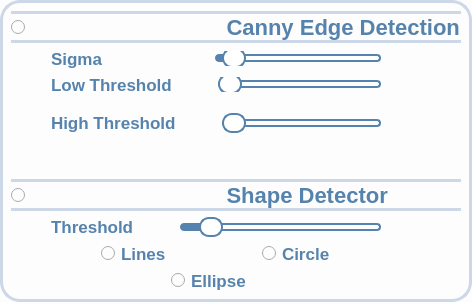
              <widget class="QWidget" name="widget_11" native="true">
               <property name="sizePolicy">
                <sizepolicy hsizetype="Expanding" vsizetype="Expanding">
                 <horstretch>0</horstretch>
                 <verstretch>0</verstretch>
                </sizepolicy>
               </property>
               <property name="styleSheet">
                <string notr="true">
background:#fdfdfd;
  border: 3px solid #ccd8e8;
  border-radius: 20px;</string>
               </property>
               <layout class="QHBoxLayout" name="horizontalLayout_50">
                <item>
                 <layout class="QVBoxLayout" name="verticalLayout_13">
                  <item>
                   <widget class="QRadioButton" name="RadioButton_CannyEdge">
                    <property name="font">
                     <font>
                      <pointsize>-1</pointsize>
                      <weight>75</weight>
                      <bold>true</bold>
                     </font>
                    </property>
                    <property name="styleSheet">
                     <string notr="true">Font-size:22px;
font-weight:bold;
background:#fdfdfd;
color:#5583ad;
 border-top: 3px solid #ccd8e8;
 border-bottom: 3px solid#ccd8e8;
border-left:None;
border-right:None;
</string>
                    </property>
                    <property name="text">
                     <string>                                Canny Edge Detection</string>
                    </property>
                    <property name="checked">
                     <bool>false</bool>
                    </property>
                   </widget>
                  </item>
                  <item>
                   <layout class="QHBoxLayout" name="horizontalLayout_51"/>
                  </item>
                  <item>
                   <layout class="QHBoxLayout" name="horizontalLayout_52">
                    <item>
                     <spacer name="horizontalSpacer_22">
                      <property name="orientation">
                       <enum>Qt::Vertical</enum>
                      </property>
                      <property name="sizeHint" stdset="0">
                       <size>
                        <width>40</width>
                        <height>20</height>
                       </size>
                      </property>
                     </spacer>
                    </item>
                    <item>
                     <widget class="QLabel" name="label_param_1">
                      <property name="font">
                       <font>
                        <pointsize>-1</pointsize>
                        <weight>75</weight>
                        <bold>true</bold>
                       </font>
                      </property>
                      <property name="styleSheet">
                       <string notr="true">Font-size:17px;
font-weight:bold;
background:#fdfdfd;
color:#5583ad;

border:None;</string>
                      </property>
                      <property name="text">
                       <string>Sigma              </string>
                      </property>
                     </widget>
                    </item>
                    <item>
                     <spacer name="horizontalSpacer_29">
                      <property name="orientation">
                       <enum>Qt::Vertical</enum>
                      </property>
                      <property name="sizeHint" stdset="0">
                       <size>
                        <width>40</width>
                        <height>20</height>
                       </size>
                      </property>
                     </spacer>
                    </item>
                    <item>
                     <widget class="QSlider" name="slider_Sigma">
                      <property name="styleSheet">
                       <string notr="true">
QSlider {
    background: transparent; /* Make the entire slider background transparent */
    border:None;
}


QSlider::groove:horizontal {
    height: 8px;
    background: :rgba(158,177,175,255); /* Lighter shade of the dark color */
    border-radius: 4px;
}

QSlider::handle:horizontal {
    background:  white; /* Mid-tone between the dark and lighter colors */
    border: 2px solid #5583ad; /* Matches groove */
    width: 20px;
    height: 20px;
    margin: -6px 0;
    border-radius: 10px;
}

QSlider::sub-page:horizontal {
    background: #5583ad; /* Matches handle */
    border-radius: 4px;
}

QSlider::add-page:horizontal {
   
    border:2px solid #5583ad;
    border-radius: 4px;
}

</string>
                      </property>
                      <property name="minimum">
                       <number>5</number>
                      </property>
                      <property name="maximum">
                       <number>100</number>
                      </property>
                      <property name="singleStep">
                       <number>5</number>
                      </property>
                      <property name="value">
                       <number>10</number>
                      </property>
                      <property name="orientation">
                       <enum>Qt::Horizontal</enum>
                      </property>
                     </widget>
                    </item>
                    <item>
                     <spacer name="horizontalSpacer_32">
                      <property name="orientation">
                       <enum>Qt::Vertical</enum>
                      </property>
                      <property name="sizeHint" stdset="0">
                       <size>
                        <width>40</width>
                        <height>20</height>
                       </size>
                      </property>
                     </spacer>
                    </item>
                    <item>
                     <spacer name="horizontalSpacer_26">
                      <property name="orientation">
                       <enum>Qt::Vertical</enum>
                      </property>
                      <property name="sizeHint" stdset="0">
                       <size>
                        <width>40</width>
                        <height>20</height>
                       </size>
                      </property>
                     </spacer>
                    </item>
                   </layout>
                  </item>
                  <item>
                   <layout class="QHBoxLayout" name="horizontalLayout_53">
                    <item>
                     <spacer name="horizontalSpacer_24">
                      <property name="orientation">
                       <enum>Qt::Vertical</enum>
                      </property>
                      <property name="sizeHint" stdset="0">
                       <size>
                        <width>40</width>
                        <height>20</height>
                       </size>
                      </property>
                     </spacer>
                    </item>
                    <item>
                     <widget class="QLabel" name="label_param_2">
                      <property name="font">
                       <font>
                        <pointsize>-1</pointsize>
                        <weight>75</weight>
                        <bold>true</bold>
                       </font>
                      </property>
                      <property name="styleSheet">
                       <string notr="true">Font-size:17px;
font-weight:bold;
background:#fdfdfd;
color:#5583ad;
border:None;</string>
                      </property>
                      <property name="text">
                       <string>Low Threshold</string>
                      </property>
                     </widget>
                    </item>
                    <item>
                     <spacer name="horizontalSpacer_27">
                      <property name="orientation">
                       <enum>Qt::Vertical</enum>
                      </property>
                      <property name="sizeHint" stdset="0">
                       <size>
                        <width>40</width>
                        <height>20</height>
                       </size>
                      </property>
                     </spacer>
                    </item>
                    <item>
                     <widget class="QSlider" name="slider_LowThreshold">
                      <property name="styleSheet">
                       <string notr="true">
QSlider {
    background: transparent; /* Make the entire slider background transparent */
    border:None;
}


QSlider::groove:horizontal {
    height: 8px;
    background: :rgba(158,177,175,255); /* Lighter shade of the dark color */
    border-radius: 4px;
}

QSlider::handle:horizontal {
    background:  white; /* Mid-tone between the dark and lighter colors */
    border: 2px solid #5583ad; /* Matches groove */
    width: 20px;
    height: 20px;
    margin: -6px 0;
    border-radius: 10px;
}

QSlider::sub-page:horizontal {
    background: #5583ad; /* Matches handle */
    border-radius: 4px;
}

QSlider::add-page:horizontal {
   
    border:2px solid #5583ad;
    border-radius: 4px;
}

</string>
                      </property>
                      <property name="minimum">
                       <number>10</number>
                      </property>
                      <property name="maximum">
                       <number>50</number>
                      </property>
                      <property name="singleStep">
                       <number>5</number>
                      </property>
                      <property name="pageStep">
                       <number>10</number>
                      </property>
                      <property name="value">
                       <number>10</number>
                      </property>
                      <property name="tracking">
                       <bool>true</bool>
                      </property>
                      <property name="orientation">
                       <enum>Qt::Horizontal</enum>
                      </property>
                     </widget>
                    </item>
                    <item>
                     <spacer name="horizontalSpacer_33">
                      <property name="orientation">
                       <enum>Qt::Vertical</enum>
                      </property>
                      <property name="sizeHint" stdset="0">
                       <size>
                        <width>40</width>
                        <height>20</height>
                       </size>
                      </property>
                     </spacer>
                    </item>
                    <item>
                     <spacer name="horizontalSpacer_25">
                      <property name="orientation">
                       <enum>Qt::Vertical</enum>
                      </property>
                      <property name="sizeHint" stdset="0">
                       <size>
                        <width>40</width>
                        <height>20</height>
                       </size>
                      </property>
                     </spacer>
                    </item>
                   </layout>
                  </item>
                  <item>
                   <widget class="Line" name="line_15">
                    <property name="font">
                     <font>
                      <pointsize>5</pointsize>
                     </font>
                    </property>
                    <property name="styleSheet">
                     <string notr="true">border: 1px solid black;</string>
                    </property>
                    <property name="lineWidth">
                     <number>0</number>
                    </property>
                    <property name="orientation">
                     <enum>Qt::Vertical</enum>
                    </property>
                   </widget>
                  </item>
                  <item>
                   <widget class="Line" name="line_16">
                    <property name="styleSheet">
                     <string notr="true">border: 0.5px solid black;</string>
                    </property>
                    <property name="orientation">
                     <enum>Qt::Vertical</enum>
                    </property>
                   </widget>
                  </item>
                  <item>
                   <layout class="QHBoxLayout" name="horizontalLayout_56">
                    <item>
                     <spacer name="horizontalSpacer_34">
                      <property name="orientation">
                       <enum>Qt::Vertical</enum>
                      </property>
                      <property name="sizeHint" stdset="0">
                       <size>
                        <width>40</width>
                        <height>20</height>
                       </size>
                      </property>
                     </spacer>
                    </item>
                    <item>
                     <widget class="QLabel" name="label_param_5">
                      <property name="font">
                       <font>
                        <pointsize>-1</pointsize>
                        <weight>75</weight>
                        <bold>true</bold>
                       </font>
                      </property>
                      <property name="styleSheet">
                       <string notr="true">Font-size:17px;
font-weight:bold;
background:#fdfdfd;
color:#5583ad;
border:None;</string>
                      </property>
                      <property name="text">
                       <string>High Threshold</string>
                      </property>
                     </widget>
                    </item>
                    <item>
                     <spacer name="horizontalSpacer_31">
                      <property name="orientation">
                       <enum>Qt::Vertical</enum>
                      </property>
                      <property name="sizeHint" stdset="0">
                       <size>
                        <width>40</width>
                        <height>20</height>
                       </size>
                      </property>
                     </spacer>
                    </item>
                    <item>
                     <widget class="QSlider" name="slider_HighThreshold">
                      <property name="styleSheet">
                       <string notr="true">
QSlider {
    background: transparent; /* Make the entire slider background transparent */
    border:None;
}


QSlider::groove:horizontal {
    height: 8px;
    background: :rgba(158,177,175,255); /* Lighter shade of the dark color */
    border-radius: 4px;
}

QSlider::handle:horizontal {
    background:  white; /* Mid-tone between the dark and lighter colors */
    border: 2px solid #5583ad; /* Matches groove */
    width: 20px;
    height: 20px;
    margin: -6px 0;
    border-radius: 10px;
}

QSlider::sub-page:horizontal {
    background: #5583ad; /* Matches handle */
    border-radius: 4px;
}

QSlider::add-page:horizontal {
   
    border:2px solid #5583ad;
    border-radius: 4px;
}

</string>
                      </property>
                      <property name="minimum">
                       <number>10</number>
                      </property>
                      <property name="maximum">
                       <number>50</number>
                      </property>
                      <property name="singleStep">
                       <number>5</number>
                      </property>
                      <property name="pageStep">
                       <number>10</number>
                      </property>
                      <property name="value">
                       <number>10</number>
                      </property>
                      <property name="orientation">
                       <enum>Qt::Horizontal</enum>
                      </property>
                      <property name="tickPosition">
                       <enum>QSlider::TicksBelow</enum>
                      </property>
                     </widget>
                    </item>
                    <item>
                     <spacer name="horizontalSpacer_35">
                      <property name="orientation">
                       <enum>Qt::Vertical</enum>
                      </property>
                      <property name="sizeHint" stdset="0">
                       <size>
                        <width>40</width>
                        <height>20</height>
                       </size>
                      </property>
                     </spacer>
                    </item>
                    <item>
                     <spacer name="horizontalSpacer_36">
                      <property name="orientation">
                       <enum>Qt::Vertical</enum>
                      </property>
                      <property name="sizeHint" stdset="0">
                       <size>
                        <width>40</width>
                        <height>20</height>
                       </size>
                      </property>
                     </spacer>
                    </item>
                   </layout>
                  </item>
                  <item>
                   <spacer name="verticalSpacer_16">
                    <property name="orientation">
                     <enum>Qt::Vertical</enum>
                    </property>
                    <property name="sizeHint" stdset="0">
                     <size>
                      <width>20</width>
                      <height>40</height>
                     </size>
                    </property>
                   </spacer>
                  </item>
                  <item>
                   <widget class="QRadioButton" name="RadioButton_ShapeDetector">
                    <property name="font">
                     <font>
                      <pointsize>-1</pointsize>
                      <weight>75</weight>
                      <bold>true</bold>
                     </font>
                    </property>
                    <property name="styleSheet">
                     <string notr="true">Font-size:22px;
font-weight:bold;
background:#fdfdfd;
color:#5583ad;
 border-top: 3px solid #ccd8e8;
 border-bottom: 3px solid#ccd8e8;
border-left:None;
border-right:None;
</string>
                    </property>
                    <property name="text">
                     <string>                                Shape Detector</string>
                    </property>
                    <property name="checked">
                     <bool>false</bool>
                    </property>
                   </widget>
                  </item>
                  <item>
                   <layout class="QHBoxLayout" name="horizontalLayout_57">
                    <item>
                     <spacer name="horizontalSpacer_51">
                      <property name="orientation">
                       <enum>Qt::Vertical</enum>
                      </property>
                      <property name="sizeHint" stdset="0">
                       <size>
                        <width>40</width>
                        <height>20</height>
                       </size>
                      </property>
                     </spacer>
                    </item>
                    <item>
                     <widget class="QLabel" name="label_param_9">
                      <property name="font">
                       <font>
                        <pointsize>-1</pointsize>
                        <weight>75</weight>
                        <bold>true</bold>
                       </font>
                      </property>
                      <property name="styleSheet">
                       <string notr="true">Font-size:17px;
font-weight:bold;
background:#fdfdfd;
color:#5583ad;
border:None;</string>
                      </property>
                      <property name="text">
                       <string>Threshold</string>
                      </property>
                     </widget>
                    </item>
                    <item>
                     <spacer name="horizontalSpacer_52">
                      <property name="orientation">
                       <enum>Qt::Vertical</enum>
                      </property>
                      <property name="sizeHint" stdset="0">
                       <size>
                        <width>40</width>
                        <height>20</height>
                       </size>
                      </property>
                     </spacer>
                    </item>
                    <item>
                     <widget class="QSlider" name="slider_Threshold">
                      <property name="styleSheet">
                       <string notr="true">
QSlider {
    background: transparent; /* Make the entire slider background transparent */
    border:None;
}


QSlider::groove:horizontal {
    height: 8px;
    background: :rgba(158,177,175,255); /* Lighter shade of the dark color */
    border-radius: 4px;
}

QSlider::handle:horizontal {
    background:  white; /* Mid-tone between the dark and lighter colors */
    border: 2px solid #5583ad; /* Matches groove */
    width: 20px;
    height: 20px;
    margin: -6px 0;
    border-radius: 10px;
}

QSlider::sub-page:horizontal {
    background: #5583ad; /* Matches handle */
    border-radius: 4px;
}

QSlider::add-page:horizontal {
   
    border:2px solid #5583ad;
    border-radius: 4px;
}

</string>
                      </property>
                      <property name="minimum">
                       <number>1</number>
                      </property>
                      <property name="maximum">
                       <number>20</number>
                      </property>
                      <property name="singleStep">
                       <number>1</number>
                      </property>
                      <property name="pageStep">
                       <number>1</number>
                      </property>
                      <property name="value">
                       <number>3</number>
                      </property>
                      <property name="orientation">
                       <enum>Qt::Horizontal</enum>
                      </property>
                      <property name="tickPosition">
                       <enum>QSlider::TicksBelow</enum>
                      </property>
                     </widget>
                    </item>
                    <item>
                     <spacer name="horizontalSpacer_53">
                      <property name="orientation">
                       <enum>Qt::Vertical</enum>
                      </property>
                      <property name="sizeHint" stdset="0">
                       <size>
                        <width>40</width>
                        <height>20</height>
                       </size>
                      </property>
                     </spacer>
                    </item>
                    <item>
                     <spacer name="horizontalSpacer_54">
                      <property name="orientation">
                       <enum>Qt::Vertical</enum>
                      </property>
                      <property name="sizeHint" stdset="0">
                       <size>
                        <width>40</width>
                        <height>20</height>
                       </size>
                      </property>
                     </spacer>
                    </item>
                   </layout>
                  </item>
                  <item>
                   <layout class="QHBoxLayout" name="horizontalLayout_23">
                    <item>
                     <spacer name="horizontalSpacer_4">
                      <property name="orientation">
                       <enum>Qt::Horizontal</enum>
                      </property>
                      <property name="sizeHint" stdset="0">
                       <size>
                        <width>40</width>
                        <height>20</height>
                       </size>
                      </property>
                     </spacer>
                    </item>
                    <item>
                     <widget class="QRadioButton" name="RadioButton_Line">
                      <property name="font">
                       <font>
                        <pointsize>-1</pointsize>
                        <weight>75</weight>
                        <bold>true</bold>
                       </font>
                      </property>
                      <property name="styleSheet">
                       <string notr="true">Font-size:17px;
font-weight:bold;
background:#fdfdfd;
color:#5583ad;

border:None;</string>
                      </property>
                      <property name="text">
                       <string>Lines</string>
                      </property>
                      <property name="checked">
                       <bool>false</bool>
                      </property>
                     </widget>
                    </item>
                    <item>
                     <spacer name="horizontalSpacer_3">
                      <property name="orientation">
                       <enum>Qt::Horizontal</enum>
                      </property>
                      <property name="sizeHint" stdset="0">
                       <size>
                        <width>40</width>
                        <height>20</height>
                       </size>
                      </property>
                     </spacer>
                    </item>
                    <item>
                     <widget class="QRadioButton" name="RadioButton_Circle">
                      <property name="font">
                       <font>
                        <pointsize>-1</pointsize>
                        <weight>75</weight>
                        <bold>true</bold>
                       </font>
                      </property>
                      <property name="styleSheet">
                       <string notr="true">Font-size:17px;
font-weight:bold;
background:#fdfdfd;
color:#5583ad;

border:None;</string>
                      </property>
                      <property name="text">
                       <string>Circle</string>
                      </property>
                      <property name="checked">
                       <bool>false</bool>
                      </property>
                     </widget>
                    </item>
                    <item>
                     <spacer name="horizontalSpacer_38">
                      <property name="orientation">
                       <enum>Qt::Vertical</enum>
                      </property>
                      <property name="sizeHint" stdset="0">
                       <size>
                        <width>40</width>
                        <height>20</height>
                       </size>
                      </property>
                     </spacer>
                    </item>
                    <item>
                     <spacer name="horizontalSpacer_5">
                      <property name="orientation">
                       <enum>Qt::Horizontal</enum>
                      </property>
                      <property name="sizeHint" stdset="0">
                       <size>
                        <width>40</width>
                        <height>20</height>
                       </size>
                      </property>
                     </spacer>
                    </item>
                   </layout>
                  </item>
                  <item>
                   <layout class="QHBoxLayout" name="horizontalLayout_25">
                    <item>
                     <spacer name="horizontalSpacer_2">
                      <property name="orientation">
                       <enum>Qt::Horizontal</enum>
                      </property>
                      <property name="sizeHint" stdset="0">
                       <size>
                        <width>40</width>
                        <height>20</height>
                       </size>
                      </property>
                     </spacer>
                    </item>
                    <item>
                     <spacer name="horizontalSpacer_39">
                      <property name="orientation">
                       <enum>Qt::Vertical</enum>
                      </property>
                      <property name="sizeHint" stdset="0">
                       <size>
                        <width>40</width>
                        <height>20</height>
                       </size>
                      </property>
                     </spacer>
                    </item>
                    <item>
                     <widget class="QRadioButton" name="RadioButton_Ellipse">
                      <property name="font">
                       <font>
                        <pointsize>-1</pointsize>
                        <weight>75</weight>
                        <bold>true</bold>
                       </font>
                      </property>
                      <property name="styleSheet">
                       <string notr="true">Font-size:17px;
font-weight:bold;
background:#fdfdfd;
color:#5583ad;
border:None;</string>
                      </property>
                      <property name="text">
                       <string>Ellipse                    </string>
                      </property>
                      <property name="checked">
                       <bool>false</bool>
                      </property>
                     </widget>
                    </item>
                    <item>
                     <spacer name="horizontalSpacer">
                      <property name="orientation">
                       <enum>Qt::Horizontal</enum>
                      </property>
                      <property name="sizeHint" stdset="0">
                       <size>
                        <width>40</width>
                        <height>20</height>
                       </size>
                      </property>
                     </spacer>
                    </item>
                   </layout>
                  </item>
                  <item>
                   <layout class="QHBoxLayout" name="horizontalLayout_24"/>
                  </item>
                 </layout>
                </item>
               </layout>
              </widget>
